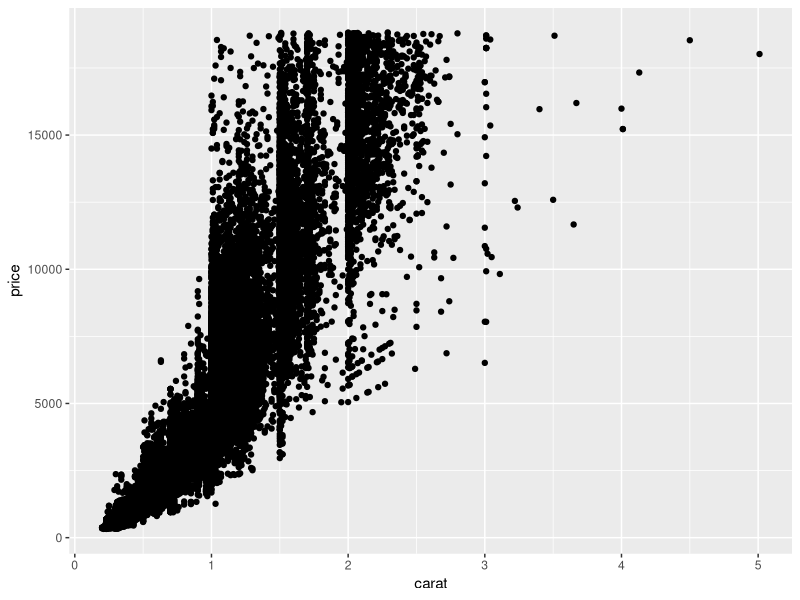
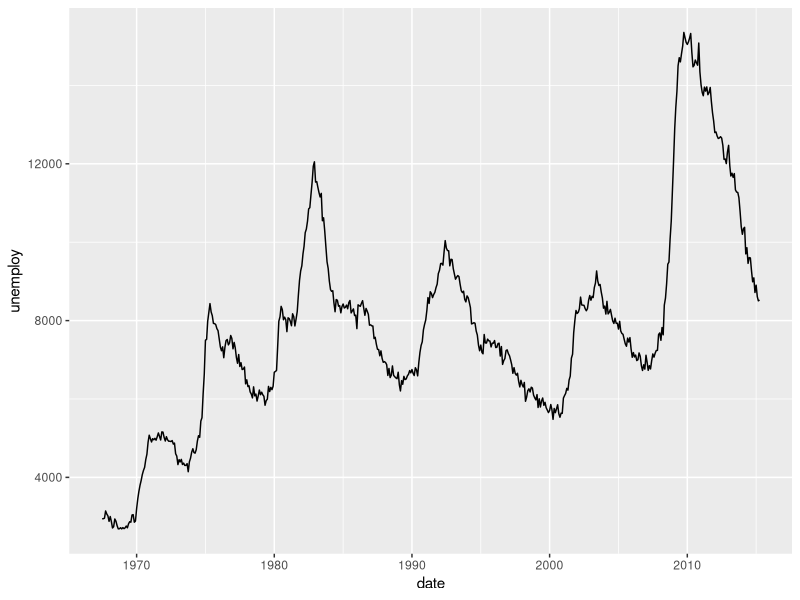
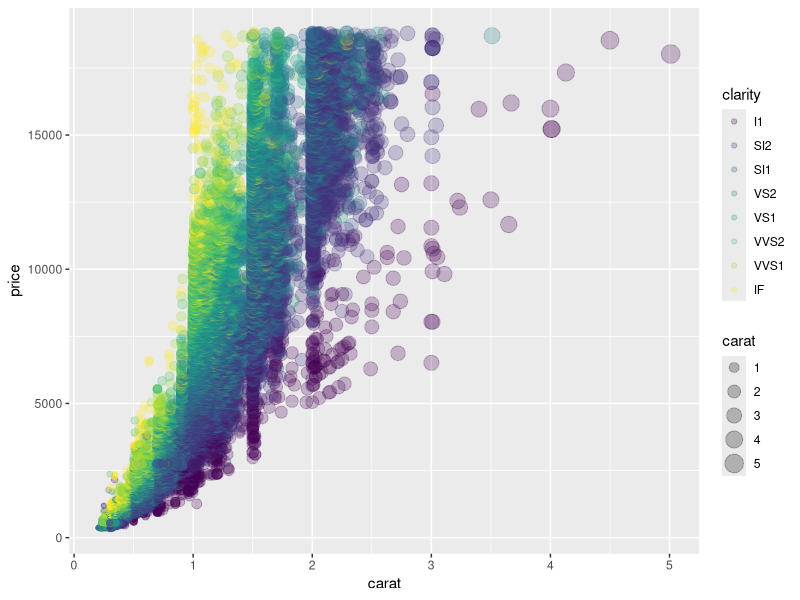
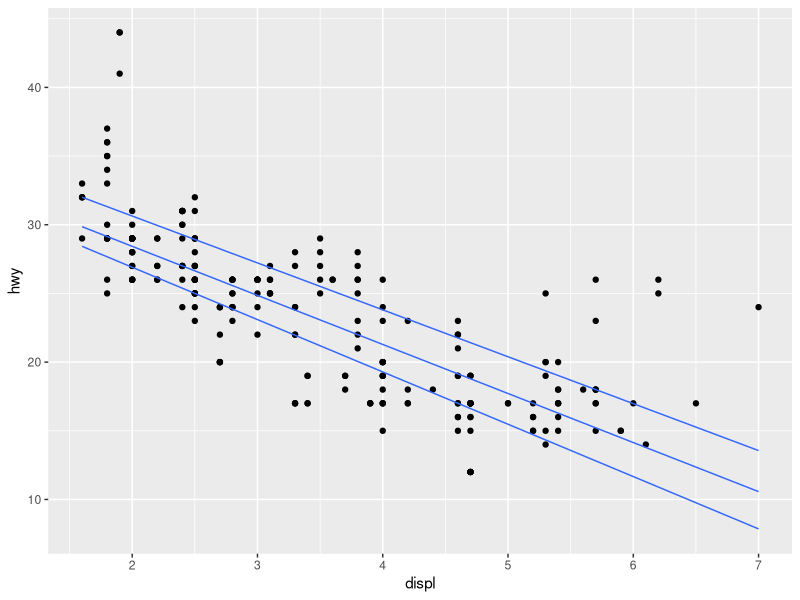
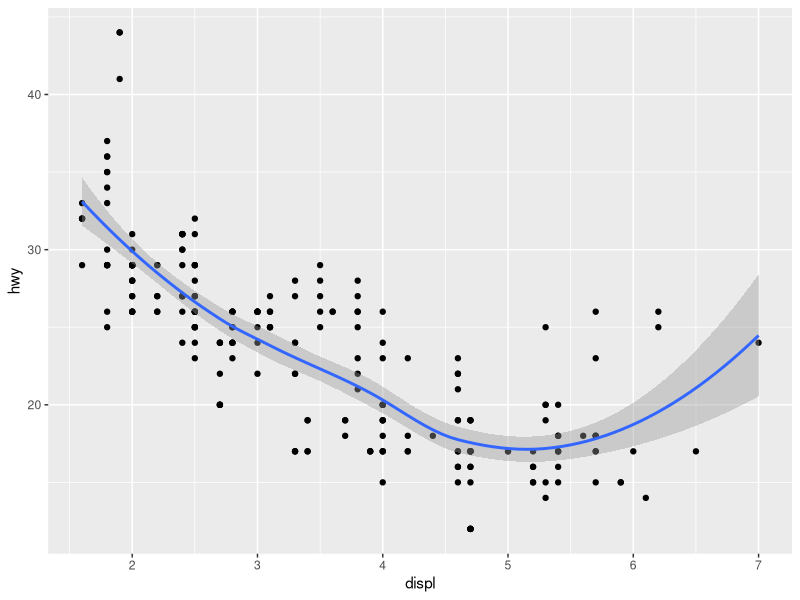
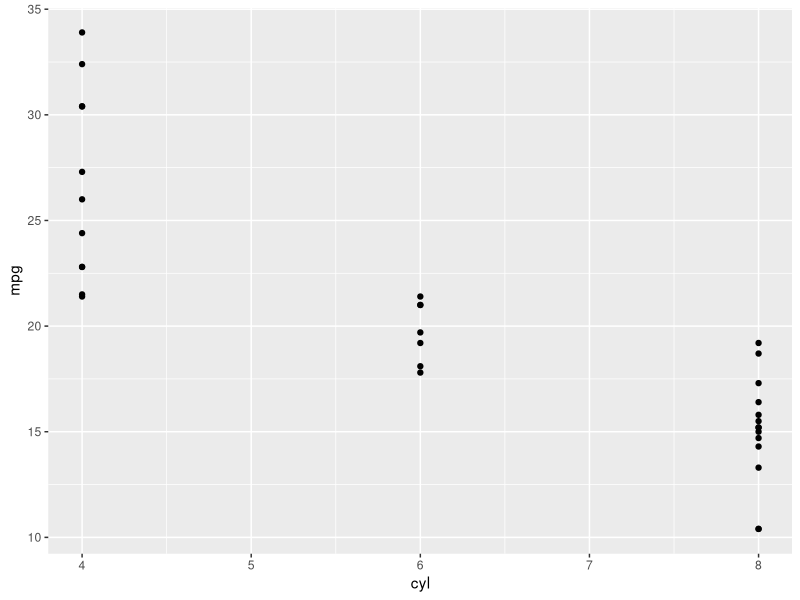
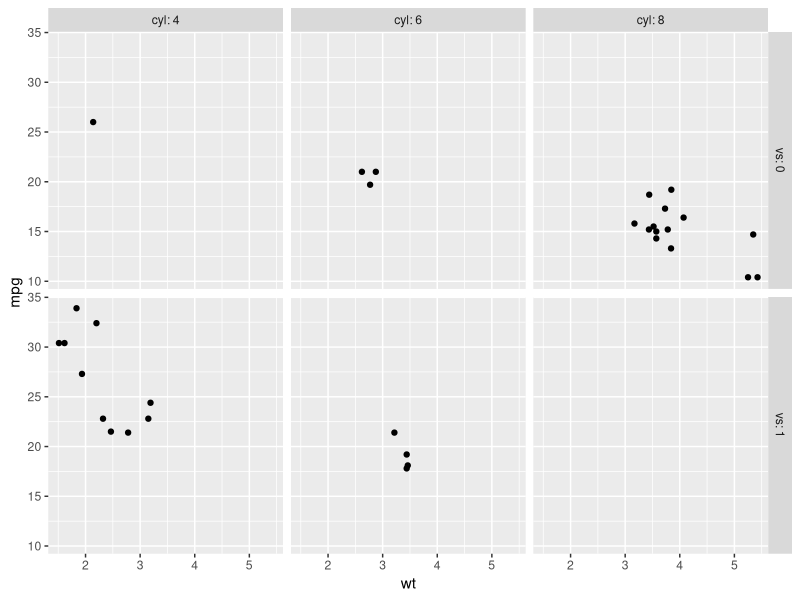
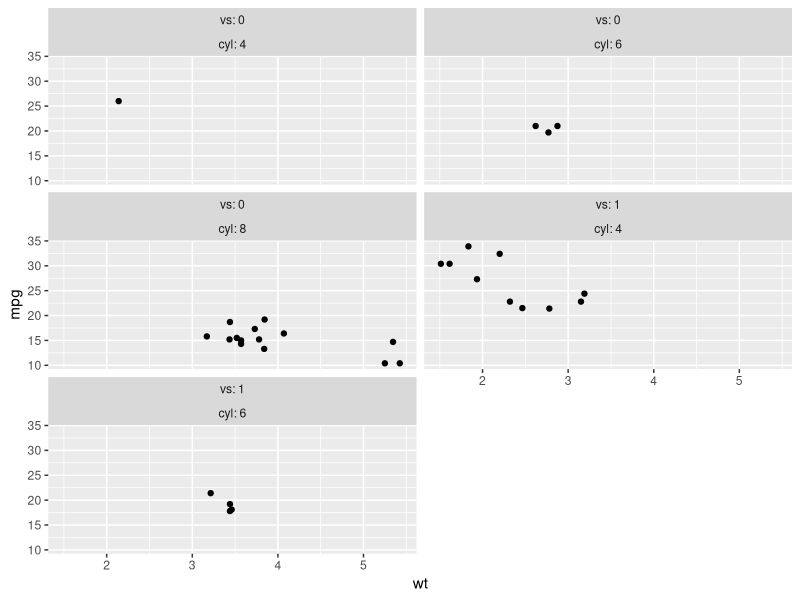

These charts were generated, in order, by the following R code:
## ---- chunk 1
knitr::opts_chunk$set(echo = T, message=F, warning=F, comment=NA, autodep=T, eval=TRUE, cache=TRUE,
                      R.options=list(width=120), fig.width=4, fig.height=3, fig.align = 'center')
## ---- chunk 2
library(ggplot2)
data("diamonds"); data('economics')
ggplot(aes(x=carat, y=price), data=diamonds) +
  geom_point()
## ---- chunk 3
ggplot(aes(x=date, y=unemploy), data=economics) +
  geom_line()
## ---- chunk 4
ggplot(aes(x=carat, y=price), data=diamonds) +
  geom_point(aes(size=carat, color=clarity), alpha=.25) 
## ---- chunk 5
ggplot(mpg, aes(displ, hwy)) + 
  geom_point() +
  geom_quantile()
## ---- chunk 6
ggplot(mpg, aes(displ, hwy)) + 
  geom_point() +
  geom_smooth()
## ---- chunk 7
ggplot(mtcars, aes(cyl, mpg)) + 
  geom_point() +
  stat_summary(fun.data = "mean_cl_boot", colour = "orange", alpha=.75, size = 1)
## ---- chunk 8
ggplot(mtcars, aes(wt, mpg)) + 
  geom_point() +
  facet_grid(vs ~ cyl, labeller = label_both)
## ---- chunk 9
ggplot(mtcars, aes(wt, mpg)) + 
  geom_point() +
  facet_wrap(vs ~ cyl, labeller = label_both, ncol=2)
## ---- chunk 10
ggplot(aes(x=carat, y=price), data=diamonds) +
  geom_point(aes(color=clarity), alpha=.5) + 
  scale_y_log10(breaks=c(1000,5000,10000)) +
  xlim(0, 10) +
  scale_color_brewer(type='div') +
  facet_wrap(~cut, ncol=3) +
  theme_minimal() +
  theme(axis.ticks.x=element_line(color='darkred'),
        axis.text.x=element_text(angle=-45),
        axis.text.y=element_text(size=20),
        strip.text=element_text(color='forestgreen'),
        strip.background=element_blank(),
        panel.grid.minor=element_line(color='lightblue'),
        legend.key=element_rect(linetype=4),
        legend.position='bottom')
## ---- chunk 11
ggplot(aes(x=carat, y=price), data=diamonds) +
  geom_point(aes(color=clarity), alpha=.5) + 
  scale_y_log10(breaks=c(1000,5000,10000)) +
  xlim(0, 10) +
  scale_color_brewer(type='div') +
  facet_wrap(~cut, ncol=3) +
  theme_minimal() +
  theme(axis.ticks.x=element_line(color='darkred'),
        axis.text.x=element_text(angle=-45),
        axis.text.y=element_text(size=20),
        strip.text=element_text(color='forestgreen'),
        strip.background=element_blank(),
        panel.grid.minor=element_line(color='lightblue'),
        legend.key=element_rect(linetype=4),
        legend.position='bottom')
